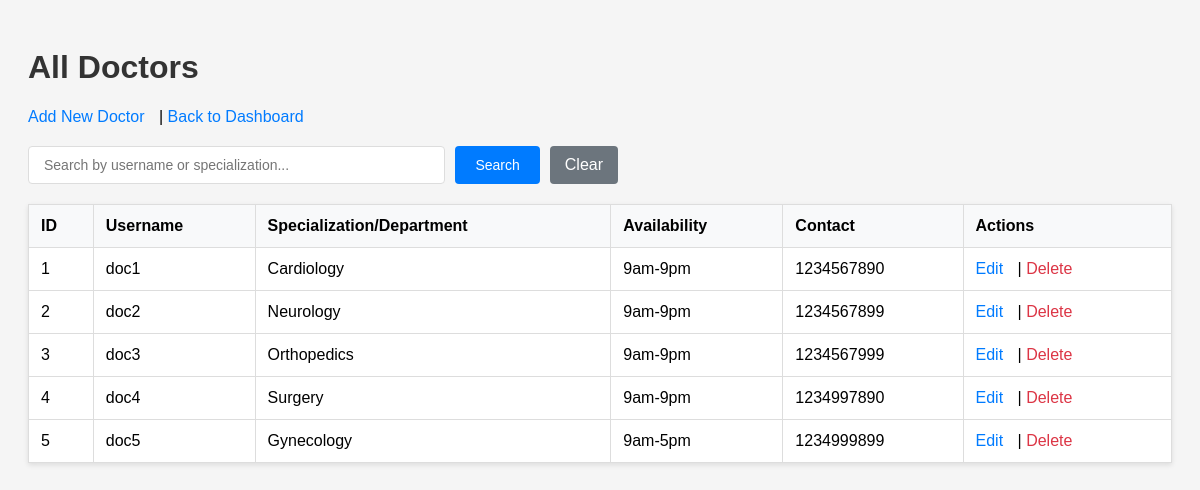
Page /admin/doctors (signed in) on the committed database.
### app.py (models this page shows, shortened)
class Doctor(db.Model):
    __tablename__ = 'doctor'
    id = db.Column(db.Integer, primary_key=True, autoincrement=True)
    user_id = db.Column(db.Integer, db.ForeignKey('user.id', ondelete='CASCADE'), nullable=False)
    department_id = db.Column(db.Integer, db.ForeignKey('department.id'), nullable=False)
    availability = db.Column(db.String(255), nullable=True)
    user = db.relationship('User', backref=db.backref('doctor', cascade='all, delete-orphan'))
    department = db.relationship('Department', backref='doctors')

class User(db.Model):
    __tablename__ = 'user'
    id = db.Column(db.Integer, primary_key=True, autoincrement=True)
    username = db.Column(db.String(100), unique=True, nullable=False)
    password = db.Column(db.String(100), nullable=False)
    role = db.Column(db.String(20), nullable=False)  # admin, doctor, patient
    contact = db.Column(db.String(50), nullable=True)

class Department(db.Model):
    __tablename__ = 'department'
    id = db.Column(db.Integer, primary_key=True, autoincrement=True)
    name = db.Column(db.String(100), unique=True, nullable=False)
    description = db.Column(db.String(255))

### app.py (the view)
@app.route('/admin/doctors')
def view_doc():
    if 'user_id' not in session or session.get('role') != 'admin':
        flash('Access denied', 'error')
        return redirect(url_for('login'))
    search = request.args.get('search', '').strip()
    if search:
        doctors = Doctor.query.join(User).join(Department).filter(
            or_(
                User.username.ilike(f'%{search}%'),
                Department.name.ilike(f'%{search}%')
            )
        ).all()
    else:
        doctors = Doctor.query.all()
    return render_template('view_doc.html', doctors=doctors, search=search)

### templates/view_doc.html (shortened to what this page needs)
<!DOCTYPE html>
<html lang="en">
<head>
</head>
<body>
    <h1>All Doctors</h1>
    <div>
        <a href="/admin/add_doctor">Add New Doctor</a> |
        <a href="/admin/dashboard">Back to Dashboard</a>
    </div>
    <form method="GET" action="/admin/doctors" class="search-container">
        <input
            type="text"
            class="search-box"
            name="search"
            placeholder="Search by username or specialization..."
            value="{{ search or '' }}"
        >
        <button type="submit" class="search-btn">Search</button>
        <a href="/admin/doctors" class="clear-btn">Clear</a>
    </form>
    {% if doctors %}
    <table>
        <thead>
            <tr>
                <th>ID</th>
                <th>Username</th>
                <th>Specialization/Department</th>
                <th>Availability</th>
                <th>Contact</th>
                <th>Actions</th>
            </tr>
        </thead>
        <tbody>
            {% for doctor in doctors %}
            <tr>
                <td>{{ doctor.id }}</td>
                <td>{{ doctor.user.username }}</td>
                <td>{{ doctor.department.name }}</td>
                <td>{{ doctor.availability }}</td>
                <td>{{ doctor.user.contact }}</td>
                <td>
                    <a href="/admin/edit_doctor/{{ doctor.id }}">Edit</a> |
                    <a href="/admin/delete_doctor/{{ doctor.id }}" class="delete-link" onclick="return confirm('Are you sure you want to delete this doctor?')">Delete</a>
                </td>
            </tr>
            {% endfor %}
        </tbody>
    </table>
    {% endif %}
</body>
</html>

### templates/view_doc.html (style rules this page uses)
body { font-family: Arial, sans-serif; padding: 20px; background-color: #f5f5f5; }
h1 { color: #333; }
a { color: #007bff; text-decoration: none; margin-right: 10px; }
.search-container { display: flex; gap: 10px; margin: 20px 0; max-width: 600px; }
.search-box { flex: 1; padding: 10px 15px; border: 1px solid #ddd; border-radius: 4px; font-size: 14px; }
.search-btn { padding: 10px 20px; background-color: #007bff; color: white; border: none; border-radius: 4px; cursor: pointer; font-size: 14px; }
.clear-btn { padding: 10px 15px; background-color: #6c757d; color: white; border-radius: 4px; text-decoration: none; display: inline-flex; align-items: center; }
table { width: 100%; border-collapse: collapse; background: white; box-shadow: 0 2px 5px rgba(0,0,0,0.1); margin-top: 20px; }
th, td { padding: 12px; text-align: left; border: 1px solid #ddd; }
th { background-color: #f8f9fa; font-weight: bold; }
.delete-link { color: #dc3545; }

### rows in the picture
Doctor: id "1", user.username "doc1", department.name "Cardiology", availability "9am-9pm", user.contact "1234567890"
Doctor: id "2", user.username "doc2", department.name "Neurology", availability "9am-9pm", user.contact "1234567899"
Doctor: id "3", user.username "doc3", department.name "Orthopedics", availability "9am-9pm", user.contact "1234567999"
Doctor: id "4", user.username "doc4", department.name "Surgery", availability "9am-9pm", user.contact "1234997890"
Doctor: id "5", user.username "doc5", department.name "Gynecology", availability "9am-5pm", user.contact "1234999899"
